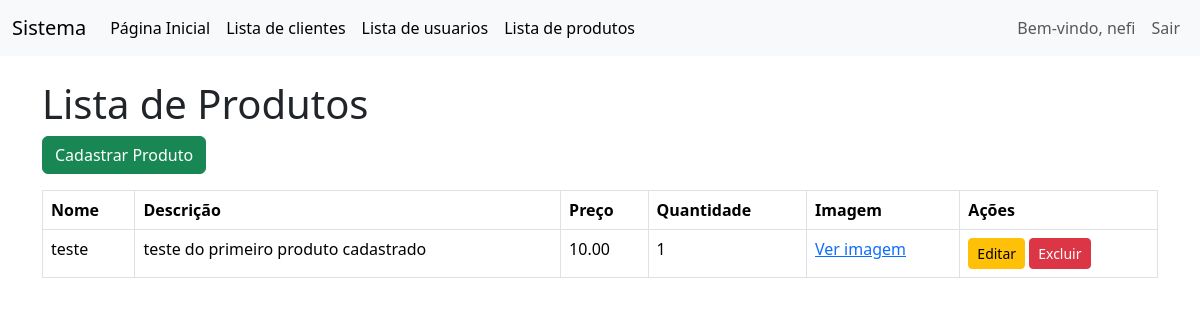
Page /lista_produtos.php (signed in) on the committed database.
### tables this page shows
CREATE TABLE `produtos` (
  `id` int NOT NULL,
  `nome` varchar(100) NOT NULL,
  `descricao` text,
  `preco` decimal(10,2) NOT NULL,
  `quantidade` int NOT NULL,
  `imagem` varchar(255) NOT NULL
);

### lista_produtos.php (the view, shortened to what this page needs)
<?php
include 'conexao.php';
include 'menu.php';
$temAcessoAdmin = $_SESSION['nivel_acesso'] === 'ADMINISTRADOR';
$produtos = $conn->query("SELECT * FROM produtos")->fetchAll(PDO::FETCH_ASSOC);
?>
<!DOCTYPE html>
<html lang="pt-br">
<head>
    <link href="https://cdn.jsdelivr.net/npm/bootstrap@5.3.3/dist/css/bootstrap.min.css" rel="stylesheet">
</head>
<body>
    <div class="container">
        <h1 class="mt-4">Lista de Produtos</h1>
        <a href="cadastro_produto.php" class="btn btn-success mb-3">Cadastrar Produto</a>
        <table class="table table-bordered">
            <thead>
                <tr>
                    <th>Nome</th>
                    <th>Descrição</th>
                    <th>Preço</th>
                    <th>Quantidade</th>
                    <th>Imagem</th>
                    <th>Ações</th>
                </tr>
            </thead>
            <tbody>
                <?php foreach ($produtos as $produto): ?>
                    <tr>
                        <td><?= htmlspecialchars($produto['nome']) ?></td>
                        <td><?= htmlspecialchars($produto['descricao']) ?></td>
                        <td><?= htmlspecialchars($produto['preco']) ?></td>
                        <td><?= htmlspecialchars($produto['quantidade']) ?></td>
                        <td>
                            <?php if (!empty($produto['imagem'])): ?>
                                <a href="uploads/<?= htmlspecialchars($produto['imagem']) ?>" target="_blank">Ver imagem</a>
                            <?php else: ?>
                                <span class="text-muted">Sem imagem disponível</span>
                            <?php endif; ?>
                        </td>
                        <td>
                            <?php if ($temAcessoAdmin): ?>
                                <a href="editar.php?id=<?= $produto['id'] ?>" class="btn btn-warning btn-sm">Editar</a>
                                <a href="excluir.php?id=<?= $produto['id'] ?>" class="btn btn-danger btn-sm" onclick="return confirm('A exclusão é permanente! Tem certeza disso?')">Excluir</a>
                            <?php else: ?>
                                <span class="text-muted">Sem permissão</span>
                            <?php endif; ?>
                        </td>
                    </tr>
                <?php endforeach; ?>
            </tbody>
        </table>
    </div>
</body>
</html>

### rows in the picture
produtos: nome "teste", descricao "teste do primeiro produto cadastrado", preco "10.00", quantidade "1"

### other values in the picture
$_SESSION['nome_usuario'] "nefi"
